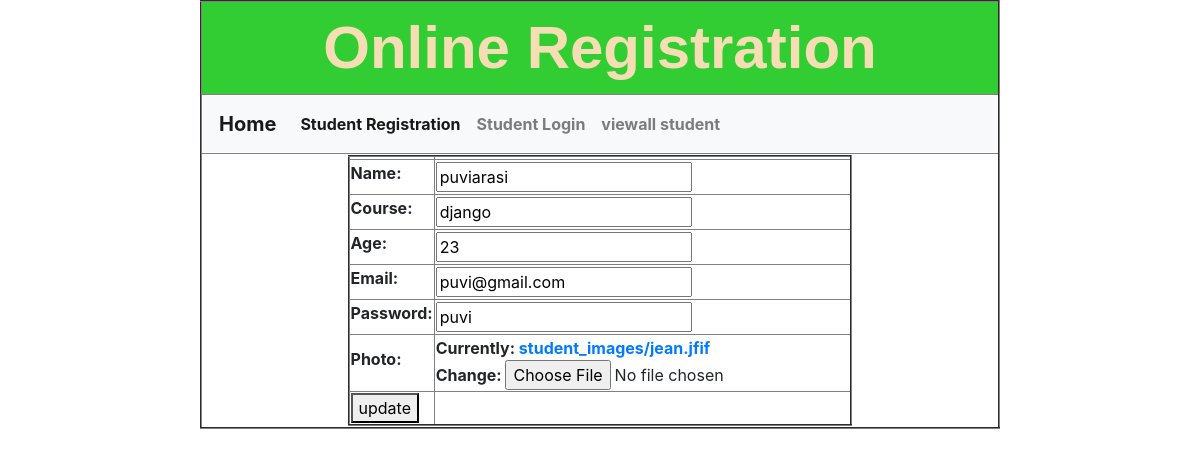
The app's page /update/2/ with its own data.
### app1/models.py (models this page shows)
class StudentModel(models.Model):
    id=models.AutoField(primary_key=True)
    name=models.CharField(max_length=50)
    course=models.CharField(max_length=50)
    age=models.IntegerField()
    email=models.EmailField()
    password=models.CharField(max_length=10)
    photo=models.ImageField(upload_to="student_images/")

### app1/views.py (the view)
# urls.py: path('update/<int:pk>/',views.update.as_view(),name="update"),
class update(UpdateView):
    template_name = "update.html"
    model = StudentModel
    fields = "__all__"
    success_url = '/viewall/'

### templates/update.html (shortened to what this page needs)
{% extends "common.html" %}
{% block vidhya %}
    <form  method="post" enctype="multipart/form-data">
    <table align="center" border="2">
        <tr>
            <th>{{ form }}</th>
        </tr>
    <tr><th><button type="submit">update</button></th></tr>
    </table>
    </form>
{% endblock %}

### records on screen
StudentModel: name "puviarasi", course "django", age "23", email "puvi@gmail.com", password "puvi"
